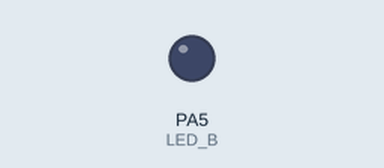
Simulated run of this sketch. Board: STM32 Blue Pill. Shown: output pins drawn as LEDs (lit = HIGH). Dashed ring = blinking.

Above: at 1.2 s.
At 3.1 s:
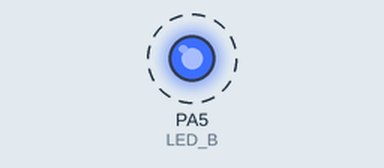
Timing chart, 0 to 5.7 s (numbered marks = the images above):
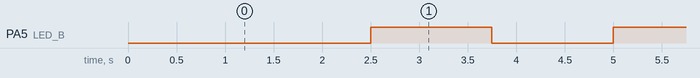

The sketch:

101_SUS_TIM_TICK_FORMAT.ino
```cpp
#define LED_B PA5 // D13 Led auf dem Board
static HardwareTimer my_timer = HardwareTimer(TIM3);

volatile int toggle = 1;

void setup()
{
  Serial.begin(9600);
  pinMode(LED_B, OUTPUT);
  my_timer.setPrescaleFactor(1384);
  my_timer.setOverflow(65001, TICK_FORMAT);
  my_timer.attachInterrupt(isr_blinken_led);
  my_timer.resume();
}

void isr_blinken_led()
{
  toggle = !toggle;
  digitalWrite(LED_B, toggle);
}

void loop()
{
  // Die Hauptloop-Funktion bleibt leer, da der Timer unabhängig arbeitet.
}
```

Measured:
- by itself, PA5 (LED_B): alternates HIGH for 1.2 s and LOW for 1.2 s
